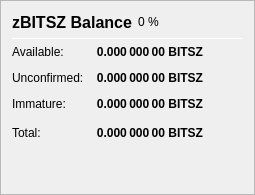
                   <widget class="QFrame" name="frame_ZerocoinBalances">
                    <property name="frameShape">
                     <enum>QFrame::StyledPanel</enum>
                    </property>
                    <property name="frameShadow">
                     <enum>QFrame::Raised</enum>
                    </property>
                    <layout class="QVBoxLayout" name="verticalLayout_7">
                     <item>
                      <layout class="QHBoxLayout" name="horizontalLayout_8" stretch="0,0,0">
                       <item>
                        <widget class="QLabel" name="label_5z_3">
                         <property name="minimumSize">
                          <size>
                           <width>0</width>
                           <height>20</height>
                          </size>
                         </property>
                         <property name="font">
                          <font>
                           <pointsize>12</pointsize>
                           <weight>75</weight>
                           <bold>true</bold>
                          </font>
                         </property>
                         <property name="text">
                          <string>zBITSZ Balance</string>
                         </property>
                        </widget>
                       </item>
                       <item>
                        <widget class="QLabel" name="labelzBITSZPercent">
                         <property name="text">
                          <string notr="true">0 %</string>
                         </property>
                        </widget>
                       </item>
                       <item>
                        <spacer name="horizontalSpacer_11">
                         <property name="orientation">
                          <enum>Qt::Horizontal</enum>
                         </property>
                         <property name="sizeHint" stdset="0">
                          <size>
                           <width>40</width>
                           <height>20</height>
                          </size>
                         </property>
                        </spacer>
                       </item>
                      </layout>
                     </item>
                     <item>
                      <widget class="Line" name="line_ZerocoinBalance">
                       <property name="minimumSize">
                        <size>
                         <width>0</width>
                         <height>1</height>
                        </size>
                       </property>
                       <property name="maximumSize">
                        <size>
                         <width>16777215</width>
                         <height>1</height>
                        </size>
                       </property>
                       <property name="orientation">
                        <enum>Qt::Horizontal</enum>
                       </property>
                      </widget>
                     </item>
                     <item>
                      <layout class="QGridLayout" name="gridLayout_5">
                       <property name="spacing">
                        <number>12</number>
                       </property>
                       <item row="1" column="0">
                        <widget class="QLabel" name="labelzBalanceMatureText">
                         <property name="toolTip">
                          <string>Mature: more than 20 confirmation and more than 1 mint of the same denomination after it was minted.
These zBITSZ are spendable.</string>
                         </property>
                         <property name="text">
                          <string>Available:</string>
                         </property>
                        </widget>
                       </item>
                       <item row="1" column="1">
                        <widget class="QLabel" name="labelzBalanceMature">
                         <property name="font">
                          <font>
                           <weight>75</weight>
                           <bold>true</bold>
                          </font>
                         </property>
                         <property name="toolTip">
                          <string>Mature: more than 20 confirmation and more than 1 mint of the same denomination after it was minted.
These zBITSZ are spendable.</string>
                         </property>
                         <property name="text">
                          <string notr="true">0.000 000 00 BITSZ</string>
                         </property>
                         <property name="alignment">
                          <set>Qt::AlignRight|Qt::AlignTrailing|Qt::AlignVCenter</set>
                         </property>
                        </widget>
                       </item>
                       <item row="2" column="0">
                        <widget class="QLabel" name="labelzBalanceUnconfirmedText">
                         <property name="toolTip">
                          <string>Unconfirmed: less than 20 confirmations
Immature: confirmed, but less than 1 mint of the same denomination after it was minted</string>
                         </property>
                         <property name="text">
                          <string>Unconfirmed:</string>
                         </property>
                        </widget>
                       </item>
                       <item row="2" column="1">
                        <widget class="QLabel" name="labelzBalanceUnconfirmed">
                         <property name="font">
                          <font>
                           <weight>75</weight>
                           <bold>true</bold>
                          </font>
                         </property>
                         <property name="toolTip">
                          <string>Unconfirmed: less than 20 confirmations
Immature: confirmed, but less than 1 mint of the same denomination after it was minted</string>
                         </property>
                         <property name="text">
                          <string notr="true">0.000 000 00 BITSZ</string>
                         </property>
                         <property name="alignment">
                          <set>Qt::AlignRight|Qt::AlignTrailing|Qt::AlignVCenter</set>
                         </property>
                        </widget>
                       </item>
                       <item row="3" column="0">
                        <widget class="QLabel" name="labelzBalanceImmatureText">
                         <property name="toolTip">
                          <string>Unconfirmed: less than 20 confirmations
Immature: confirmed, but less than 1 mint of the same denomination after it was minted</string>
                         </property>
                         <property name="text">
                          <string>Immature:</string>
                         </property>
                        </widget>
                       </item>
                       <item row="3" column="1">
                        <widget class="QLabel" name="labelzBalanceImmature">
                         <property name="font">
                          <font>
                           <weight>75</weight>
                           <bold>true</bold>
                          </font>
                         </property>
                         <property name="toolTip">
                          <string>Unconfirmed: less than 20 confirmations
Immature: confirmed, but less than 1 mint of the same denomination after it was minted</string>
                         </property>
                         <property name="text">
                          <string notr="true">0.000 000 00 BITSZ</string>
                         </property>
                         <property name="alignment">
                          <set>Qt::AlignRight|Qt::AlignTrailing|Qt::AlignVCenter</set>
                         </property>
                        </widget>
                       </item>
                       <item row="4" column="0">
                        <widget class="QLabel" name="labelzBalanceText">
                         <property name="toolTip">
                          <string>Your current zBITSZ balance, unconfirmed and immature zBITSZ included.</string>
                         </property>
                         <property name="text">
                          <string>Total:</string>
                         </property>
                        </widget>
                       </item>
                       <item row="4" column="1">
                        <widget class="QLabel" name="labelzBalance">
                         <property name="font">
                          <font>
                           <weight>75</weight>
                           <bold>true</bold>
                          </font>
                         </property>
                         <property name="cursor">
                          <cursorShape>IBeamCursor</cursorShape>
                         </property>
                         <property name="toolTip">
                          <string>Your current zBITSZ balance, unconfirmed and immature zBITSZ included.</string>
                         </property>
                         <property name="text">
                          <string notr="true">0.000 000 00 BITSZ</string>
                         </property>
                         <property name="alignment">
                          <set>Qt::AlignRight|Qt::AlignTrailing|Qt::AlignVCenter</set>
                         </property>
                         <property name="textInteractionFlags">
                          <set>Qt::LinksAccessibleByMouse|Qt::TextSelectableByKeyboard|Qt::TextSelectableByMouse</set>
                         </property>
                        </widget>
                       </item>
                       <item row="4" column="2">
                        <spacer name="horizontalSpacer_4">
                         <property name="orientation">
                          <enum>Qt::Horizontal</enum>
                         </property>
                         <property name="sizeHint" stdset="0">
                          <size>
                           <width>40</width>
                           <height>20</height>
                          </size>
                         </property>
                        </spacer>
                       </item>
                      </layout>
                     </item>
                     <item>
                      <spacer name="verticalSpacer_4">
                       <property name="orientation">
                        <enum>Qt::Vertical</enum>
                       </property>
                       <property name="sizeHint" stdset="0">
                        <size>
                         <width>20</width>
                         <height>40</height>
                        </size>
                       </property>
                      </spacer>
                     </item>
                    </layout>
                   </widget>
